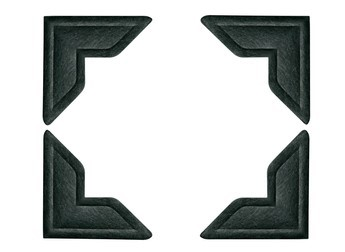
%> input picture images/corners.jpg, 345 x 252 px, given in place of chessboard.jpg, which was not available
$ octave harrisCorner.m   (GNU Octave 9; MATLAB toolbox functions it lacks are replaced by stand-ins)
%> lines starting %> are read from the running program, lines starting %| are printed output that depends on the picture; in (x1, y1, x2, y2) boxes, pixels count from 0 and x2, y2 are one past the last pixel; in counts of white or black regions, pixels touching at a corner belong together; the program's own positions count from 1; pictures that were not available may be replaced by others from this repository, and a replacement may not be noted
### convolution2D.m
function [outImage] = convolution2D(input, kernel)

% kernel must be a matrix with odd dimensions
% zero padding will be done after which the edge values are calculated

[rm, cm] = size(kernel);


padCol = floor(cm/2);
padRow = floor(rm/2);
input = padarray(input,[padRow,padCol],'both');

[row, column] = size(input);
outImage = zeros(row,column);

for i=padRow+1:row-padRow
    for j=padCol+1:column-padCol
        for k= -padRow:1:padRow
            for g=-padCol:1:padCol

                outImage(i,j) = outImage(i,j)+kernel(padRow+1+k,padCol+1+g)*input(i+k,j+g);

            end
        end
    end

end

outImage = outImage([padRow+1:row-padRow],...
    [padCol+1:column-padCol]);

### Harris Corner Detection/harrisCorner.m
clc
% clear
close all;

% path = "C:\Users\aadiv\Documents\Projects\Computer Vision\images\corners.jpg";
path = "C:\Users\aadiv\Documents\Projects\Computer Vision\images\corners.png";
path = "C:\Users\aadiv\Documents\Projects\Computer Vision\images\chessboard.jpg";


img = imread(path);
%> img is the input picture: size 252x345x3 uint8; mean R, G, B 194.9, 198.1, 197.1

[row,column,d] = size(img);
%> row = 252; column = 345; d = 3
columnFixed = 600;
rowNew = floor(columnFixed * (row/column));
%> rowNew = 438
img = imresize(img,[rowNew,columnFixed]);
%> img: size 438x600x3 uint8

gray = rgb2gray(img);
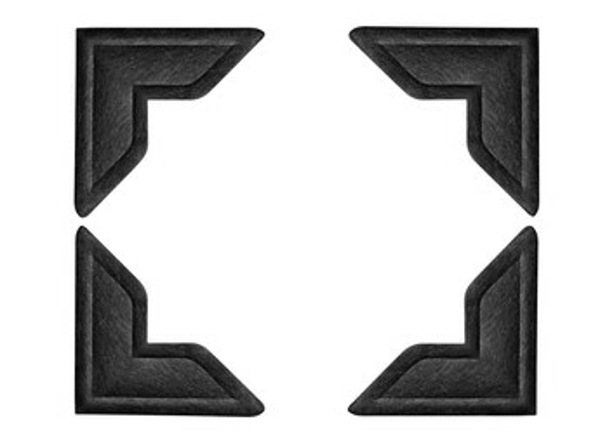
%> gray: size 438x600 uint8; min 0, max 255, mean 197
level = 0.5;
bw = imbinarize(gray,level)*255;
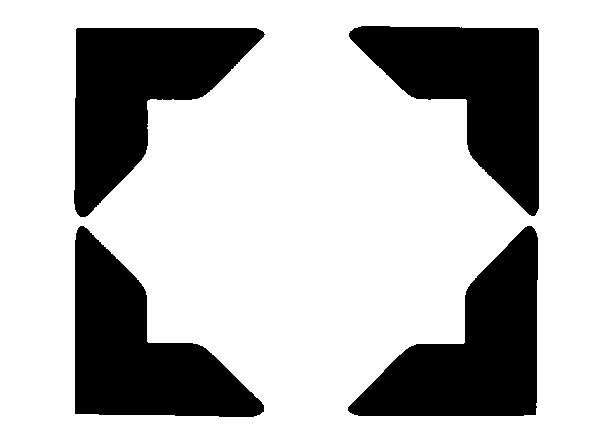
%> bw: size 438x600 double; 72.5% white; 4 black regions, box (x1, y1, x2, y2) and area: (75, 226, 264, 417) 18126, (348, 226, 538, 416) 18112, (74, 28, 265, 217) 18053, (349, 26, 539, 216) 18052

ixMask = [1,0,-1; 2,0,-2; 1,0,-1];
iyMask = [1,2,1; 0,0,0; -1,-2,-1];

% you dont see the complete lines coz their value becomes -ve when
% convolved with the kernel. This is taken care of while squaring

iX = convolution2D(bw, ixMask);
%> in convolution2D, `input = padarray(input,[padRow,padCol],'both');`:
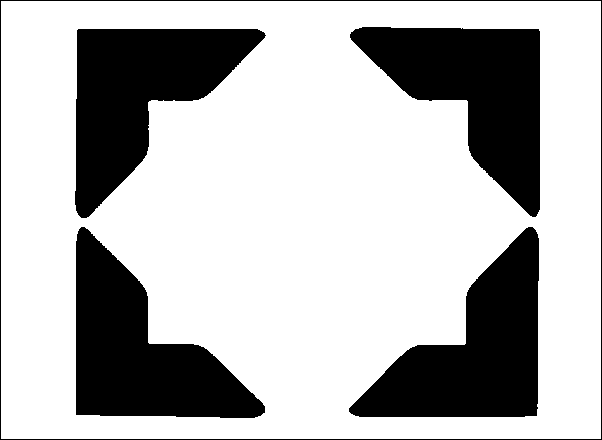
%> input: size 440x602 double; 71.9% white; 5 black regions, box (x1, y1, x2, y2) and area: (76, 227, 265, 418) 18126, (349, 227, 539, 417) 18112, (75, 29, 266, 218) 18053, (350, 27, 540, 217) 18052, (0, 0, 602, 440) 2080
%> after the loop in convolution2D, `for i=padRow+1:row-padRow`:
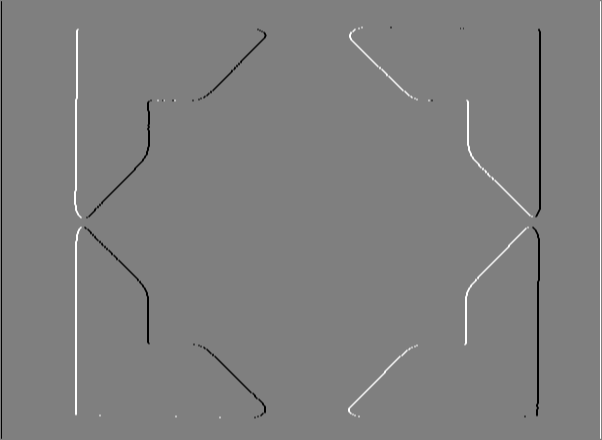
%> outImage: size 440x602 double; min -1020, max 1020, mean 0; drawn with min black and max white
%> in convolution2D, `outImage = outImage([padRow+1:row-padRow], [padCol+1:column-padCol]);`:
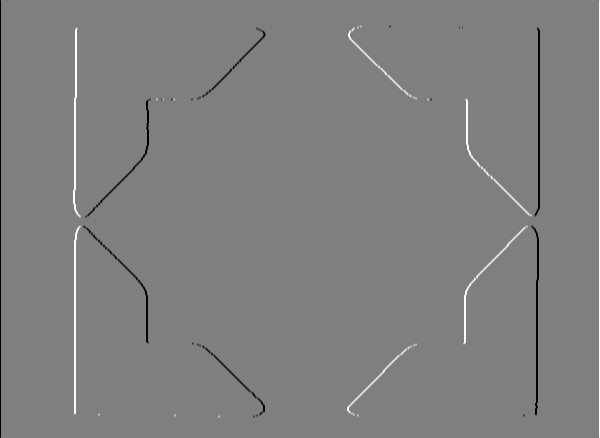
%> outImage: size 438x600 double; min -1020, max 1020, mean 0; drawn with min black and max white
iY = convolution2D(bw, iyMask);
%> (the run ends here)
